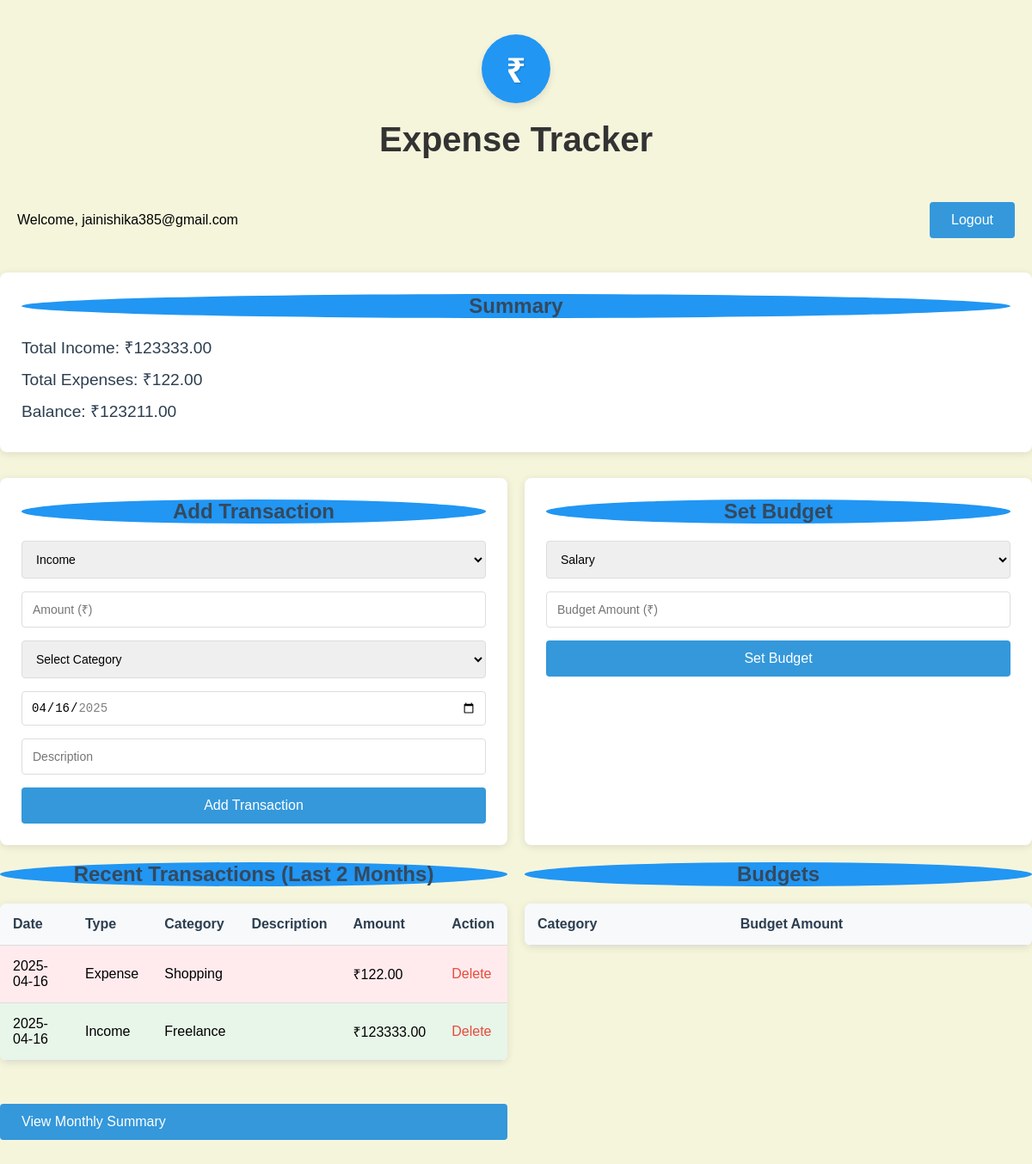
Screenshot of / (signed in) with the database file from the repository.
### app.py (models this page shows)
class User(UserMixin, db.Model):
    id = db.Column(db.Integer, primary_key=True)
    email = db.Column(db.String(120), unique=True, nullable=False)
    username = db.Column(db.String(80), nullable=True)  # Add this line
    otp = db.Column(db.String(6))
    otp_expiry = db.Column(db.DateTime)

class Transaction(db.Model):
    id = db.Column(db.Integer, primary_key=True)
    type = db.Column(db.String(10))
    amount = db.Column(db.Float)
    category = db.Column(db.String(50))
    description = db.Column(db.String(200))
    date = db.Column(db.DateTime, default=datetime.utcnow)

### app.py (the view, shortened to what this page needs)
@app.route('/')
@login_required
def index():
    two_months_ago = datetime.now() - timedelta(days=60)
    transactions = Transaction.query.filter(
        Transaction.date >= two_months_ago
    ).order_by(Transaction.date.desc()).all()
    budgets = Budget.query.all()
    categories = Category.query.all()
    total_income = sum(t.amount for t in transactions if t.type == 'income')
    total_expenses = sum(t.amount for t in transactions if t.type == 'expense')
    balance = total_income - total_expenses
    category_expenses = {}
    for transaction in transactions:
        if transaction.type == 'expense':
            if transaction.category not in category_expenses:
                category_expenses[transaction.category] = 0
            category_expenses[transaction.category] += transaction.amount
    budget_alerts = []
    return render_template('index.html',
                         transactions=transactions,
                         budgets=budgets,
                         categories=categories,
                         balance=balance,
                         total_income=total_income,
                         total_expenses=total_expenses,
                         budget_alerts=budget_alerts)

### app.py (called while the page is built)
@login_manager.user_loader
def load_user(user_id):
    return User.query.get(int(user_id))

### templates/index.html (shortened to what this page needs)
<!DOCTYPE html>
<html lang="en">
<head>
    <link rel="stylesheet" href="{{ url_for('static', filename='style.css') }}">
</head>
<body>
    <div class="container">
        <div class="header">
            <div class="logo-circle">
                <span class="logo-symbol">₹</span>
            </div>
            <h1>Expense Tracker</h1>
        </div>
        <div class="user-nav">
            <span>Welcome, {{ current_user.email }}</span>
            <a href="{{ url_for('logout') }}" class="btn">Logout</a>
        </div>
    </div>
        <div class="summary">
            <h2>Summary</h2>
            <p>Total Income: ₹{{ "%.2f"|format(total_income) }}</p>
            <p>Total Expenses: ₹{{ "%.2f"|format(total_expenses) }}</p>
            <p>Balance: ₹{{ "%.2f"|format(balance) }}</p>
        </div>
        <div class="forms">
            <div class="transaction-form">
                <h2>Add Transaction</h2>
                <form action="{{ url_for('add_transaction') }}" method="POST">
                    <select name="type">
                        <option value="income">Income</option>
                    </select>
                    <input type="number" name="amount" placeholder="Amount (₹)" step="0.01">
                    <select name="category" id="category-select">
                        <option value="">Select Category</option>
                    </select>
                    <input type="date" name="date" id="transaction-date">
                    <input type="text" name="description" placeholder="Description">
                    <button type="submit">Add Transaction</button>
                </form>
            </div>
            <div class="budget-form">
                <h2>Set Budget</h2>
                <form action="{{ url_for('add_budget') }}" method="POST">
                    <select name="category">
                        {% for category in categories %}
                        <option value="{{ category.name }}">{{ category.name }}</option>
                        {% endfor %}
                    </select>
                    <input type="number" name="amount" placeholder="Budget Amount (₹)" step="0.01">
                    <button type="submit">Set Budget</button>
                </form>
            </div>
        <div class="transactions">
            <h2>Recent Transactions (Last 2 Months)</h2>
            <table>
                <thead>
                    <tr>
                        <th>Date</th>
                        <th>Type</th>
                        <th>Category</th>
                        <th>Description</th>
                        <th>Amount</th>
                        <th>Action</th>
                    </tr>
                </thead>
                <tbody>
                    {% for transaction in transactions %}
                    <tr class="{{ transaction.type }}">
                        <td>{{ transaction.date.strftime('%Y-%m-%d') }}</td>
                        <td>{{ transaction.type|title }}</td>
                        <td>{{ transaction.category }}</td>
                        <td>{{ transaction.description }}</td>
                        <td>₹{{ "%.2f"|format(transaction.amount) }}</td>
                        <td>
                            <a href="{{ url_for('delete_transaction', id=transaction.id) }}"
                               onclick="return confirm('Are you sure you want to delete this transaction?')">Delete</a>
                        </td>
                    </tr>
                    {% endfor %}
                </tbody>
            </table>
        </div>
        <div class="budgets">
            <h2>Budgets</h2>
            <table>
                <thead>
                    <tr>
                        <th>Category</th>
                        <th>Budget Amount</th>
                    </tr>
                </thead>
            </table>
        </div>
        <a href="{{ url_for('monthly_summary') }}" class="btn">View Monthly Summary</a>
    </div>
</body>
</html>

### static/style.css (style rules this page uses)
* { margin: 0; padding: 0; box-sizing: border-box; }
body { background-color: beige; margin: 0; padding: 0; font-family: Arial, sans-serif; }
.container { max-width: 1200px; margin: 0 auto; padding: 20px; }
.header { text-align: center; margin-bottom: 30px; padding: 20px; }
.logo-circle { width: 80px; height: 80px; background-color: #2196F3; border-radius: 50%; display: flex; align-items: center; justify-content: center; margin: 0 auto 20px; box-shadow: 0 4px 8px rgba(0,0,0,0.1); transition: transform 0.3s ease; }
.logo-symbol { color: white; font-size: 40px; font-weight: bold; text-shadow: 1px 1px 2px rgba(0,0,0,0.2); }
h1 { color: #2c5282; margin: 20px 0; font-size: 2.5em; font-weight: 600; }
h2 { color: #34495e; margin-bottom: 20px; background-color: #2196F3; border-radius: 50%; display: flex; align-items: center; justify-content: center; }
h1 { color: #333; margin: 0; }
h2 { color: #34495e; margin-bottom: 20px; }
.summary { background: white; padding: 25px; border-radius: 8px; margin-bottom: 30px; box-shadow: 0 2px 10px rgba(0,0,0,0.1); }
.summary p { font-size: 1.2em; margin: 10px 0; color: #2c3e50; }
.forms { display: grid; grid-template-columns: 1fr 1fr; gap: 20px; margin-bottom: 30px; }
.transaction-form, .budget-form, .category-form { background: white; padding: 25px; border-radius: 8px; box-shadow: 0 2px 10px rgba(0,0,0,0.1); }
input, select { width: 100%; padding: 12px; margin-bottom: 15px; border: 1px solid #ddd; border-radius: 4px; font-size: 14px; }
input[type="date"] { padding: 10px; }
button { background: #3498db; color: white; padding: 12px 20px; border: none; border-radius: 4px; cursor: pointer; width: 100%; font-size: 16px; transition: background 0.3s; }
table { width: 100%; border-collapse: collapse; margin-bottom: 30px; background: white; box-shadow: 0 2px 10px rgba(0,0,0,0.1); border-radius: 8px; overflow: hidden; }
th, td { padding: 15px; text-align: left; border-bottom: 1px solid #ddd; }
th { background-color: #f8f9fa; font-weight: bold; color: #2c3e50; }
.income { background-color: #e8f5e9; }
.expense { background-color: #ffebee; }
.btn { display: inline-block; padding: 12px 25px; background-color: #3498db; color: white; text-decoration: none; border-radius: 4px; transition: background 0.3s; }
td a { color: #e74c3c; text-decoration: none; }
body { font-family: Arial, sans-serif, 'Noto Sans', -apple-system; }
.user-nav { display: flex; justify-content: space-between; align-items: center; margin-bottom: 20px; }

### rows the page displays
User: email "jainishika385@gmail.com"
Transaction: amount "122.00"
Transaction: amount "123333.00"

### other values shown
{{ "%.2f"|format(total_income) }} "123333.00"
{{ "%.2f"|format(total_expenses) }} "122.00"
{{ "%.2f"|format(balance) }} "123211.00"
form field category "Salary"
